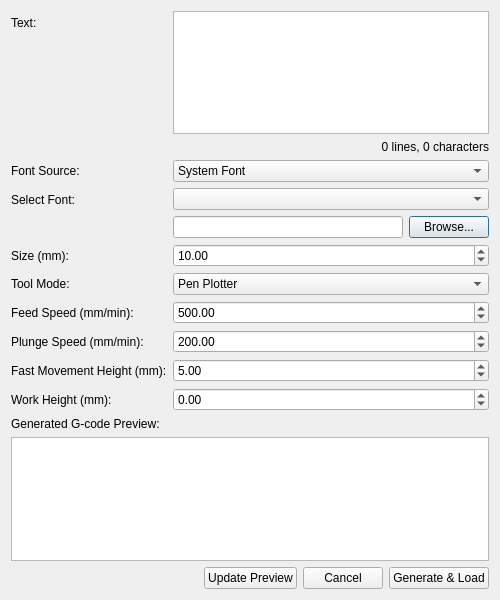
<?xml version="1.0" encoding="UTF-8"?>
<ui version="4.0">
 <class>TextToGcodeDialog</class>
 <customwidgets>
  <customwidget>
   <class>LineNumberPlainTextEdit</class>
   <extends>QPlainTextEdit</extends>
   <header>LineNumberPlainTextEdit.h</header>
  </customwidget>
 </customwidgets>
 <widget class="QDialog" name="TextToGcodeDialog">
  <property name="geometry">
   <rect>
    <x>0</x>
    <y>0</y>
    <width>500</width>
    <height>600</height>
   </rect>
  </property>
  <property name="windowTitle">
   <string>Text to G-code</string>
  </property>
  <layout class="QVBoxLayout" name="verticalLayout">
   <item>
    <layout class="QFormLayout" name="formLayout">
     <item row="0" column="0">
      <widget class="QLabel" name="label">
       <property name="text">
        <string>Text:</string>
       </property>
      </widget>
     </item>
     <item row="0" column="1">
      <layout class="QVBoxLayout" name="textInputLayout">
       <item>
        <widget class="LineNumberPlainTextEdit" name="textInput">
         <property name="minimumHeight">
          <number>120</number>
         </property>
        </widget>
       </item>
       <item>
        <widget class="QLabel" name="textStatsLabel">
         <property name="text">
          <string>0 lines, 0 characters</string>
         </property>
         <property name="alignment">
          <set>Qt::AlignRight|Qt::AlignTrailing|Qt::AlignVCenter</set>
         </property>
        </widget>
       </item>
      </layout>
     </item>
     <item row="1" column="0">
      <widget class="QLabel" name="sourceLabel">
       <property name="text">
        <string>Font Source:</string>
       </property>
      </widget>
     </item>
     <item row="1" column="1">
      <widget class="QComboBox" name="fontSourceCombo">
       <item>
        <property name="text">
         <string>System Font</string>
        </property>
       </item>
       <item>
        <property name="text">
         <string>Custom Vector File</string>
        </property>
       </item>
      </widget>
     </item>
     <item row="2" column="0">
      <widget class="QLabel" name="label_2">
       <property name="text">
        <string>Select Font:</string>
       </property>
      </widget>
     </item>
     <item row="2" column="1">
      <layout class="QVBoxLayout" name="fontSelectionLayout">
       <item>
        <widget class="QComboBox" name="fontFamilyCombo"/>
       </item>
       <item>
        <layout class="QHBoxLayout" name="customFontLayout">
        <item>
         <widget class="QLineEdit" name="fontPathInput">
          <property name="readOnly">
           <bool>true</bool>
          </property>
         </widget>
        </item>
        <item>
         <widget class="QPushButton" name="browseButton">
          <property name="text">
           <string>Browse...</string>
          </property>
         </widget>
        </item>
         </layout>
       </item>
      </layout>
     </item>
     <item row="3" column="0">
      <widget class="QLabel" name="label_3">
       <property name="text">
        <string>Size (mm):</string>
       </property>
      </widget>
     </item>
     <item row="3" column="1">
      <widget class="QDoubleSpinBox" name="sizeSpinBox">
       <property name="value">
        <double>10.0</double>
       </property>
      </widget>
     </item>
     <item row="4" column="0">
      <widget class="QLabel" name="label_4">
       <property name="text">
        <string>Tool Mode:</string>
       </property>
      </widget>
     </item>
     <item row="4" column="1">
      <widget class="QComboBox" name="toolModeCombo">
       <item>
        <property name="text">
         <string>Pen Plotter</string>
        </property>
       </item>
       <item>
        <property name="text">
         <string>Laser</string>
        </property>
       </item>
      </widget>
     </item>
     <item row="5" column="0">
      <widget class="QLabel" name="label_5">
       <property name="text">
        <string>Feed Speed (mm/min):</string>
       </property>
      </widget>
     </item>
     <item row="5" column="1">
      <widget class="QDoubleSpinBox" name="feedSpeedSpinBox">
       <property name="maximum">
        <double>10000.0</double>
       </property>
       <property name="value">
        <double>500.0</double>
       </property>
      </widget>
     </item>
     <item row="6" column="0">
      <widget class="QLabel" name="label_plunge">
       <property name="text">
        <string>Plunge Speed (mm/min):</string>
       </property>
      </widget>
     </item>
     <item row="6" column="1">
      <widget class="QDoubleSpinBox" name="plungeSpeedSpinBox">
       <property name="maximum">
        <double>10000.0</double>
       </property>
       <property name="value">
        <double>200.0</double>
       </property>
      </widget>
     </item>
     <item row="7" column="0">
      <widget class="QLabel" name="label_6">
       <property name="text">
        <string>Fast Movement Height (mm):</string>
       </property>
      </widget>
     </item>
     <item row="7" column="1">
      <widget class="QDoubleSpinBox" name="fastHeightSpinBox">
       <property name="minimum">
        <double>-100.0</double>
       </property>
       <property name="value">
        <double>5.0</double>
       </property>
      </widget>
     </item>
     <item row="8" column="0">
      <widget class="QLabel" name="label_7">
       <property name="text">
        <string>Work Height (mm):</string>
       </property>
      </widget>
     </item>
     <item row="8" column="1">
      <widget class="QDoubleSpinBox" name="workHeightSpinBox">
       <property name="minimum">
        <double>-100.0</double>
       </property>
       <property name="value">
        <double>0.0</double>
       </property>
      </widget>
     </item>
    </layout>
   </item>
   <item>
    <widget class="QLabel" name="previewLabel">
     <property name="text">
      <string>Generated G-code Preview:</string>
     </property>
    </widget>
   </item>
   <item>
    <widget class="LineNumberPlainTextEdit" name="gcodePreview">
     <property name="readOnly">
      <bool>true</bool>
     </property>
    </widget>
   </item>
   <item>
    <layout class="QHBoxLayout" name="horizontalLayout_2">
     <item>
      <spacer name="horizontalSpacer">
       <property name="orientation">
        <enum>Qt::Horizontal</enum>
       </property>
       <property name="sizeHint" stdset="0">
        <size>
         <width>40</width>
         <height>20</height>
        </size>
       </property>
      </spacer>
     </item>
     <item>
      <widget class="QPushButton" name="previewButton">
       <property name="text">
        <string>Update Preview</string>
       </property>
      </widget>
     </item>
     <item>
      <widget class="QPushButton" name="cancelButton">
       <property name="text">
        <string>Cancel</string>
       </property>
      </widget>
     </item>
     <item>
      <widget class="QPushButton" name="generateButton">
       <property name="text">
        <string>Generate &amp;&amp; Load</string>
       </property>
      </widget>
     </item>
    </layout>
   </item>
  </layout>
 </widget>
 <resources/>
 <connections/>
</ui>
